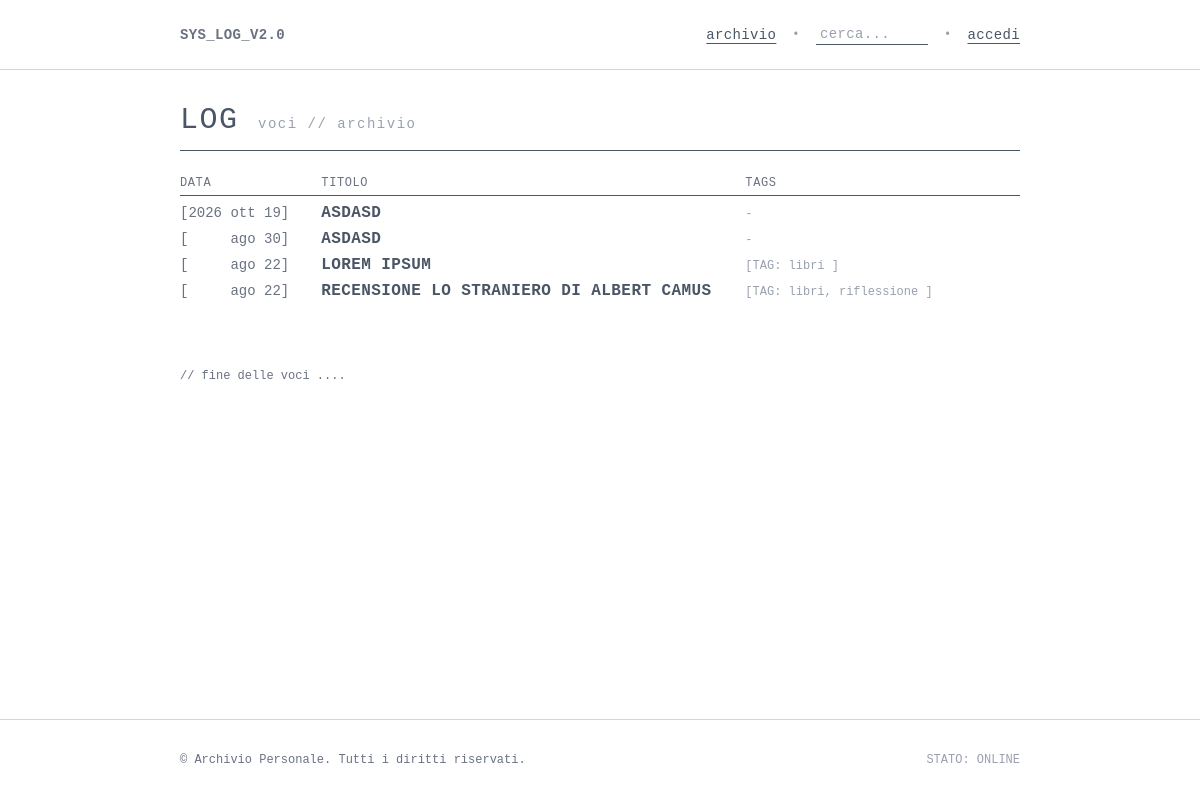
The page / on the database its author committed.
### blog_app/models.py (models this page shows, shortened)
class Post(models.Model):
    author = models.ForeignKey(User, on_delete=models.CASCADE, related_name='posts')
    title = models.CharField(max_length=200)
    text = models.TextField()
    date = models.DateTimeField(auto_now_add=True)
    tags = models.ManyToManyField(Tag, related_name='posts', blank=True)
    likes = models.ManyToManyField(User, related_name='liked_posts', blank=True)
    class Meta:
        verbose_name_plural = 'posts'

class Tag(models.Model):
    name = models.CharField(max_length=50, unique=True)
    description = models.TextField(blank=True, null=True)
    class Meta:
        ordering = ['name']

### blog_app/views.py (the view)
# urls.py: path('', views.posts, name='index'),
def posts(request):
    posts = Post.objects.all().order_by('-date').prefetch_related('tags')
    context = {
        'posts': posts,
    }
    return render(request, 'blog_app/posts.html', context)

### blog_app/templates/blog_app/posts.html (shortened to what this page needs)
{% extends 'blog_app/base.html' %}
{% block content %}
<div class="flex flex-col sm:flex-row sm:items-baseline justify-between border-b border-gray-600 dark:border-gray-700 pb-3 mb-6 gap-3 sm:gap-4">
  <h1 class="text-2xl sm:text-3xl font-mono uppercase tracking-wider text-gray-600 dark:text-gray-300 break-words">
    LOG <span class="block sm:inline text-xs sm:text-sm font-normal lowercase text-gray-400 dark:text-gray-500 mt-1 sm:mt-0">voci // archivio</span>
  </h1>
</div>
<div class="w-full font-mono text-xs sm:text-sm">
  <div class="grid grid-cols-12 gap-2 pb-1 text-xs text-gray-500 dark:text-gray-400 font-mono border-b border-gray-600 dark:border-gray-700 uppercase tracking-wider mb-1">
    <div class="col-span-4 sm:col-span-3 md:col-span-2">data</div>
    <div class="col-span-8 sm:col-span-6 md:col-span-6">titolo</div>
    <div class="hidden sm:block sm:col-span-3 md:col-span-4">tags</div>
  </div>
  {% for post in posts %}
    <div class="grid grid-cols-12 gap-2 py-1 sm:py-0.5 border-b border-gray-100 dark:border-gray-900 sm:border-b-0 items-baseline">
      <div class="col-span-4 sm:col-span-3 md:col-span-2 font-mono text-xs sm:text-sm shrink-0">
        {% ifchanged post.date|date:"Y" %}
          <span class="text-gray-500 dark:text-gray-400 font-mono">[{{ post.date|date:"Y" }} {{ post.date|date:"b d" }}]</span>
        {% else %}
          <span class="text-gray-500 dark:text-gray-400 font-mono">[<span class="invisible select-none">2026</span> {{ post.date|date:"b d" }}]</span>
        {% endifchanged %}
      </div>
      <div class="col-span-8 sm:col-span-6 md:col-span-6 flex items-baseline justify-between sm:block relative">
        <a href="{% url 'blog_app:post' post.id %}" class="font-mono font-bold text-gray-600 dark:text-gray-200 hover:text-black dark:hover:text-white hover:underline uppercase tracking-wide text-sm sm:text-base leading-snug break-words">
          {{ post.title }}
        </a>
      </div>
      <div class="hidden sm:block sm:col-span-3 md:col-span-4 text-xs text-gray-400 dark:text-gray-400 font-mono break-words">
        {% if post.tags.all %}
          [TAG:
          {% for tag in post.tags.all %}
            <a href="{% url 'blog_app:tag' tag.id %}" class="hover:text-gray-500 dark:hover:text-gray-200 hover:underline">{{ tag.name|lower }}</a>{% if not forloop.last %}, {% endif %}
          {% endfor %}
          ]
        {% else %}
          -
        {% endif %}
      </div>
    </div>
  {% empty %}
    <p class="text-xs text-gray-500 dark:text-gray-400 italic py-2">// nessun post registrato nell'archivio.</p>
  {% endfor %}
</div>
<div class="mt-12 sm:mt-16 text-xs font-mono text-gray-500 dark:text-gray-400">
  // fine delle voci ....
</div>
{% endblock content %}

### rows shown on the page
Post: date "2026", date "ott 19", title "ASDASD"
Post: date "ago 30", title "ASDASD"
Post: date "ago 22", title "LOREM IPSUM"
Tag: name "libri"
Post: date "ago 22", title "RECENSIONE LO STRANIERO DI ALBERT CAMUS"
Tag: name "riflessione"
